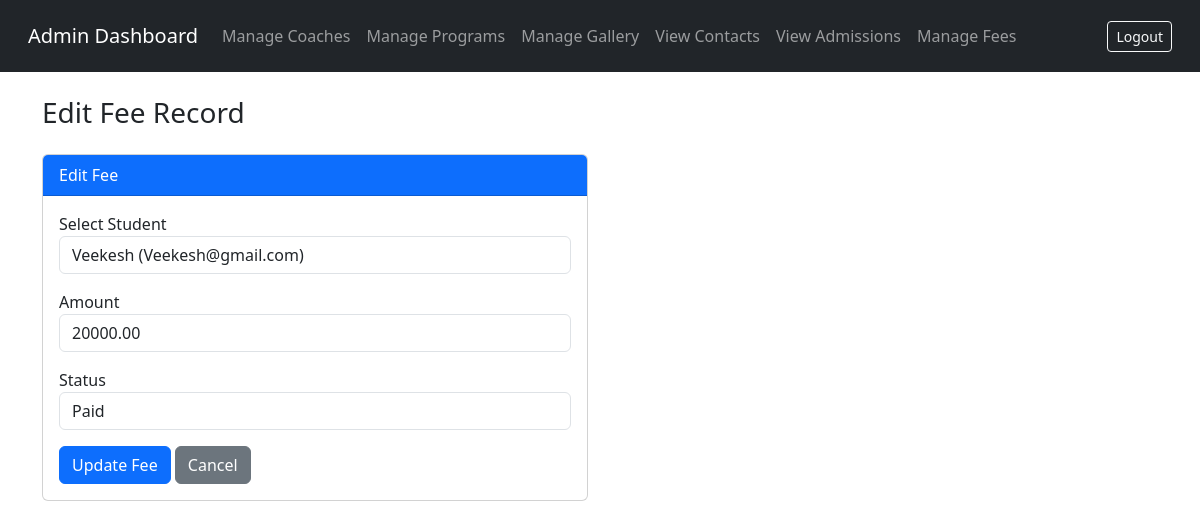
The app's page /admin-area/edit-fee/6/ (signed in) with its own data.
### core/models.py (models this page shows, shortened)
class StudentFee(models.Model):
    student = models.ForeignKey(Admission, on_delete=models.CASCADE)
    amount = models.DecimalField(max_digits=10, decimal_places=2)
    status = models.CharField(max_length=20, choices=[('Paid', 'Paid'), ('Pending', 'Pending')])
    payment_date = models.DateTimeField(auto_now_add=True)

class Admission(models.Model):
    name = models.CharField(max_length=100)
    email = models.EmailField()
    phone = models.CharField(max_length=15)
    dob = models.DateField()
    address = models.TextField()
    program = models.ForeignKey(Program, on_delete=models.SET_NULL, null=True)
    date_applied = models.DateTimeField(auto_now_add=True)

### core/views.py (the view, shortened to what this page needs)
# urls.py: path('admin-area/edit-fee/<int:fee_id>/', views.edit_fee, name='edit_fee'),
@login_required(login_url='admin_login')
@user_passes_test(is_admin)
def edit_fee(request, fee_id):
    fee = get_object_or_404(StudentFee, id=fee_id)
    admissions = Admission.objects.all()
    return render(request, 'admin/edit_fee.html', {'fee': fee, 'admissions': admissions})

### core/views.py (called while the page is built)
def is_admin(user):
    return user.is_staff

### core/templates/admin/edit_fee.html (shortened to what this page needs)
{% include 'includes/admin_header.html' %}
<h3 class="mb-4">Edit Fee Record</h3>
<div class="row">
  <div class="col-md-6">
    <div class="card">
      <div class="card-header bg-primary text-white">Edit Fee</div>
      <div class="card-body">
        <form method="POST">
          <div class="mb-3">
            <label>Select Student</label>
            <select name="admission_id" class="form-control" required>
              {% for adm in admissions %}
              <option value="{{ adm.id }}" {% if adm.id == fee.student.id %}selected{% endif %}>{{ adm.name }} ({{ adm.email }})</option>
              {% endfor %}
            </select>
          </div>
          <div class="mb-3">
            <label>Amount</label>
            <input type="number" name="amount" class="form-control" value="{{ fee.amount }}" required>
          </div>
          <div class="mb-3">
            <label>Status</label>
            <select name="status" class="form-control" required>
              <option value="Paid" {% if fee.status == 'Paid' %}selected{% endif %}>Paid</option>
            </select>
          </div>
          <button type="submit" class="btn btn-primary">Update Fee</button>
          <a href="{% url 'manage_fees' %}" class="btn btn-secondary">Cancel</a>
        </form>
      </div>
    </div>
  </div>
</div>
{% include 'includes/admin_footer.html' %}

### records on screen
StudentFee: admission_id "Veekesh (Veekesh@gmail.com)", amount "20000.00", status "Paid"
